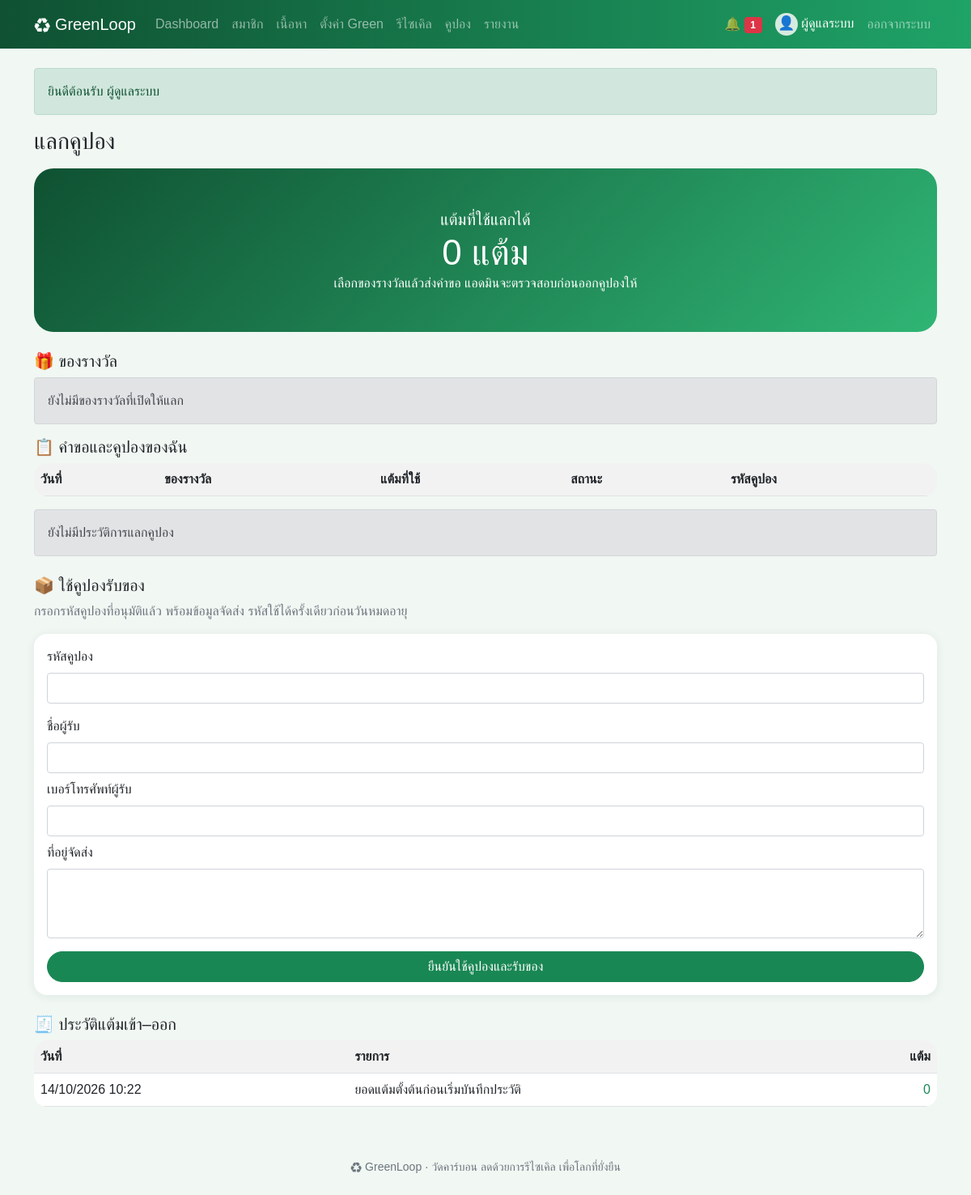
The app's page /coupons.php (signed in) with its own data.
### tables this page shows
CREATE TABLE users (
    id INT AUTO_INCREMENT PRIMARY KEY,
    name VARCHAR(100) NOT NULL,
    email VARCHAR(100) NOT NULL UNIQUE,
    phone VARCHAR(10) NOT NULL,
    avatar VARCHAR(50) NOT NULL DEFAULT '' COMMENT 'ชื่อไฟล์รูปโปรไฟล์ใน uploads/',
    password VARCHAR(255) NOT NULL,
    question VARCHAR(100) NOT NULL COMMENT 'คำถามกันลืมรหัสผ่านที่สมาชิกเลือก',
    answer VARCHAR(255) NOT NULL COMMENT 'คำตอบกันลืมรหัสผ่าน (เข้ารหัส)',
    role ENUM('user','admin') NOT NULL DEFAULT 'user',
    status ENUM('active','suspended') NOT NULL DEFAULT 'active',
    points INT NOT NULL DEFAULT 0,
    created_at DATETIME NOT NULL DEFAULT CURRENT_TIMESTAMP
);

CREATE TABLE point_transactions (
    id INT AUTO_INCREMENT PRIMARY KEY,
    user_id INT NOT NULL,
    amount INT NOT NULL,
    description VARCHAR(255) NOT NULL,
    related_type VARCHAR(30) NOT NULL DEFAULT '',
    related_id INT NULL,
    created_at DATETIME NOT NULL DEFAULT CURRENT_TIMESTAMP,
    FOREIGN KEY (user_id) REFERENCES users (id) ON DELETE CASCADE
);

### coupons.php (the view, shortened to what this page needs)
<?php
require 'init.php';
$u = need_login();
$rewards = all('SELECT * FROM rewards WHERE is_active = 1 AND (stock IS NULL OR stock > 0) ORDER BY points_cost, id');
$requests = all('SELECT cr.*, r.title AS reward_title FROM coupon_redemptions cr JOIN rewards r ON r.id = cr.reward_id
    WHERE cr.user_id = ? ORDER BY cr.id DESC', [$u['id']]);
$balance = (int) val('SELECT points FROM users WHERE id = ?', [$u['id']]);
$pointHistory = all('SELECT amount, description, created_at FROM point_transactions WHERE user_id = ? ORDER BY id DESC LIMIT 30', [$u['id']]);
head('แลกคูปอง');
?>
<div class="hero text-center mb-4">
  <p class="lead mb-0">แต้มที่ใช้แลกได้</p>
  <div class="big"><?= number_format($balance) ?> แต้ม</div>
  <p class="mb-0">เลือกของรางวัลแล้วส่งคำขอ แอดมินจะตรวจสอบก่อนออกคูปองให้</p>
</div>
<h5>🎁 ของรางวัล</h5>
<?php if (!$rewards): ?><div class="alert alert-secondary">ยังไม่มีของรางวัลที่เปิดให้แลก</div><?php endif; ?>
<h5 class="mt-3">📋 คำขอและคูปองของฉัน</h5>
<div class="table-responsive">
  <table class="table table-striped bg-white align-middle">
    <tr><th>วันที่</th><th>ของรางวัล</th><th>แต้มที่ใช้</th><th>สถานะ</th><th>รหัสคูปอง</th></tr>
  </table>
</div>
<?php if (!$requests): ?><div class="alert alert-secondary">ยังไม่มีประวัติการแลกคูปอง</div><?php endif; ?>
<h5 class="mt-4">📦 ใช้คูปองรับของ</h5>
<p class="text-muted">กรอกรหัสคูปองที่อนุมัติแล้ว พร้อมข้อมูลจัดส่ง รหัสใช้ได้ครั้งเดียวก่อนวันหมดอายุ</p>
<form method="post" class="card card-body mb-4">
  <label class="form-label" for="claim-code">รหัสคูปอง</label>
  <input class="form-control mb-2" id="claim-code" name="coupon_code" required maxlength="32" autocomplete="off">
  <?php input('ชื่อผู้รับ', 'recipient_name', 'text', '', 'required maxlength="100"') ?>
  <label class="form-label mt-2" for="shipping-address">ที่อยู่จัดส่ง</label>
  <textarea class="form-control" id="shipping-address" name="shipping_address" rows="3" required maxlength="500"></textarea>
  <button class="btn btn-success mt-3" name="claim">ยืนยันใช้คูปองและรับของ</button>
</form>
<h5>🧾 ประวัติแต้มเข้า–ออก</h5>
<div class="table-responsive">
  <table class="table table-striped bg-white align-middle">
    <tr><th>วันที่</th><th>รายการ</th><th class="text-end">แต้ม</th></tr>
    <?php foreach ($pointHistory as $entry): ?>
      <tr><td><?= dt($entry['created_at']) ?></td><td><?= e($entry['description']) ?></td>
        <td class="text-end <?= $entry['amount'] < 0 ? 'text-danger' : 'text-success' ?>"><?= $entry['amount'] > 0 ? '+' : '' ?><?= number_format($entry['amount']) ?></td></tr>
    <?php endforeach; ?>
  </table>
</div>
<?php foot() ?>

### init.php (shortened to what this page needs)
<?php
$db = new PDO('mysql:host=localhost;dbname=greenloop;charset=utf8mb4', 'root', '');
$db->setAttribute(PDO::ATTR_ERRMODE, PDO::ERRMODE_EXCEPTION);
$db->setAttribute(PDO::ATTR_DEFAULT_FETCH_MODE, PDO::FETCH_ASSOC);
function q($sql, $p = [])
{
    global $db;
    $s = $db->prepare($sql);
    $s->execute($p);
    return $s;
}
function all($sql, $p = []) { return q($sql, $p)->fetchAll(); }
function one($sql, $p = []) { return q($sql, $p)->fetch(); }
function val($sql, $p = []) { return q($sql, $p)->fetchColumn(); }
function e($s) { return htmlspecialchars($s ?? '', ENT_QUOTES); }
function dt($s) { return $s ? date('d/m/Y H:i', strtotime($s)) : '-'; }
function inbox() { return me()['role'] == 'admin' ? null : me()['id']; }
function pic($file, $size = 40, $icon = '👤', $link = false)
{
    if (!$file) return "<span class='pic' style='width:{$size}px;height:{$size}px;font-size:" . $size * .6 . "px'>$icon</span>";
    $img = "<img class='pic' src='" . UP . "uploads/$file' width='$size' height='$size' alt=''>";
    return $link ? "<a href='" . UP . "uploads/$file' target='_blank'>$img</a>" : $img;
}
function me()
{
    static $u;
    if (!$u && isset($_SESSION['uid'])) $u = one("SELECT * FROM users WHERE id = ? AND status = 'active'", [$_SESSION['uid']]);
    return $u;
}
function need_login()
{
    if (!me()) go(UP . 'login.php', 'กรุณาเข้าสู่ระบบก่อน', 'warning');
    return me();
}
function input($label, $name, $type = 'text', $value = '', $attr = 'required')
{
    echo "<label class='form-label mt-2'>$label</label><input class='form-control' type='$type' name='$name' value='" . e($value) . "' $attr>";
}
function head($title, $show = true)
{
    $u = me();
    $menu = !$u ? [] : ($u['role'] == 'admin' ? MENU_ADMIN : MENU_USER);
    ?>
<!doctype html>
<html lang="th">
<head>
<link rel="stylesheet" href="<?= UP ?>assets/bootstrap.min.css">
<link rel="stylesheet" href="<?= UP ?>assets/style.css">
</head>
<body>
<nav class="navbar navbar-expand-lg navbar-dark d-print-none">
  <div class="container">
    <a class="navbar-brand" href="<?= UP ?>index.php">♻ GreenLoop</a>
    <div class="collapse navbar-collapse" id="menu">
      <div class="navbar-nav me-auto">
        <?php foreach ($menu as $file => $name): ?>
          <a class="nav-link" href="<?= UP . $file ?>"><?= $name ?></a>
        <?php endforeach; ?>
      </div>
      <div class="navbar-nav align-items-lg-center">
        <?php if (!$u): ?>
          <a class="nav-link" href="<?= UP ?>login.php">เข้าสู่ระบบ</a>
          <a class="nav-link" href="<?= UP ?>register.php">สมัครสมาชิก</a>
        <?php else: ?>
          <a class="nav-link" href="<?= UP ?>notifications.php">🔔 <span class="badge bg-danger"><?= val('SELECT COUNT(*) FROM notifications WHERE is_read = 0 AND user_id <=> ?', [inbox()]) ?></span></a>
          <span class="navbar-text text-white mx-2"><?= pic($u['avatar'], 28) ?> <?= e($u['name']) ?></span>
          <a class="nav-link" href="<?= UP ?>logout.php">ออกจากระบบ</a>
        <?php endif; ?>
      </div>
    </div>
  </div>
</nav>
<main class="container py-4">
<?php if (isset($_SESSION['flash'])): ?>
  <div class="alert alert-<?= $_SESSION['flash'][1] ?>"><?= e($_SESSION['flash'][0]) ?></div>
<?php unset($_SESSION['flash']); endif; ?>
<?php if ($show): ?><h3 class="mb-3"><?= $title ?></h3><?php endif; ?>
    <?php
}
function foot()
{
    echo '</main><footer class="text-center text-muted small py-4 d-print-none">♻ GreenLoop · วัดคาร์บอน ลดด้วยการรีไซเคิล เพื่อโลกที่ยั่งยืน</footer>'
        . '<script src="' . UP . 'assets/bootstrap.bundle.min.js"></script></body></html>';
}

### assets/style.css (style rules this page uses)
body { background: #f1f7f3; font-family: "Leelawadee UI", Tahoma, sans-serif; }
.navbar { background: linear-gradient(90deg, #0f5132, #1fa367); }
.btn { border-radius: 50px; padding-left: 18px; padding-right: 18px; }
.card { border: 0; border-radius: 16px; box-shadow: 0 2px 12px rgba(15, 81, 50, .08); }
.hero { background: linear-gradient(135deg, #0f5132, #2fb574); color: #fff; border-radius: 24px; padding: 48px 32px; }
.big { font-size: 44px; line-height: 1.2; }
.table { border-radius: 16px; overflow: hidden; }
.pic { display: inline-block; object-fit: cover; border-radius: 50%; background: #d7eadf; text-align: center; vertical-align: middle; }

### records on screen
users: role "Dashboard", role "สมาชิก", role "เนื้อหา", role "ตั้งค่า Green", role "รีไซเคิล", role "คูปอง", role "รายงาน", name "ผู้ดูแลระบบ", balance "0"
point_transactions: created_at "14/10/2026 10:22", description "ยอดแต้มตั้งต้นก่อนเริ่มบันทึกประวัติ", amount "0"

### other values on screen
$icon "👤"
$_SESSION['flash'][0] "ยินดีต้อนรับ ผู้ดูแลระบบ"
$title "แลกคูปอง"
$label "ชื่อผู้รับ เบอร์โทรศัพท์ผู้รับ"
